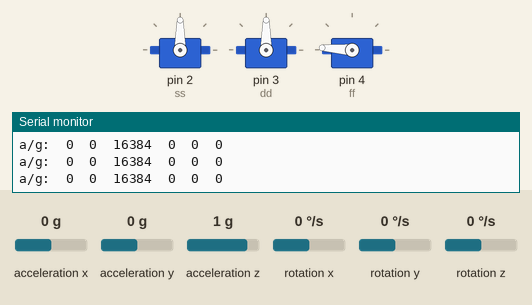
Simulated run of this sketch. Board: Arduino Uno, built with avr-gcc and run on an emulated ATmega328P. Shown: 3 × servo, the last lines printed to the serial monitor. The test bench sets the inputs (shaded band); at power-on: acceleration x 0 g, acceleration y 0 g, acceleration z 1 g, rotation x 0 °/s, rotation y 0 °/s, rotation z 0 °/s.

Above: at 1.2 s.
1.3 s: acceleration x set to -1.4 g
At 2.0 s:
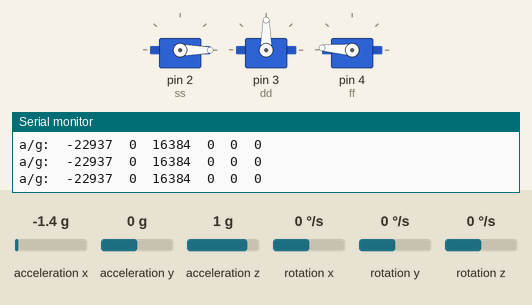
2.8 s: acceleration y set to -1.4 g
At 3.7 s:
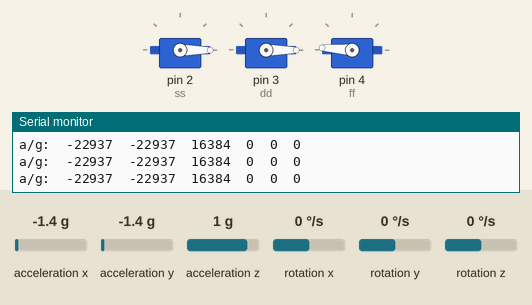
4.3 s: acceleration z set to -1.4 g
At 5.1 s:
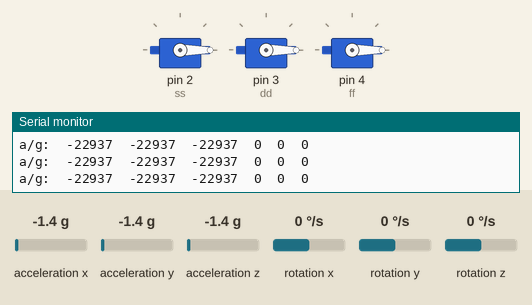
5.8 s: acceleration x set to 0 g
At 6.5 s:
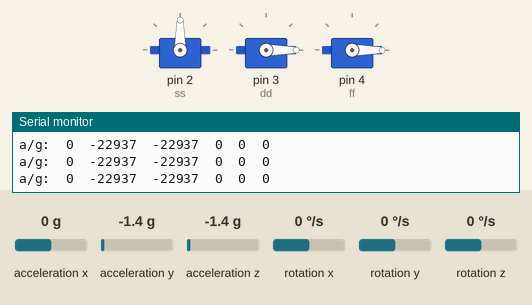
7.3 s: acceleration y set to -0.8 g
At 7.8 s:
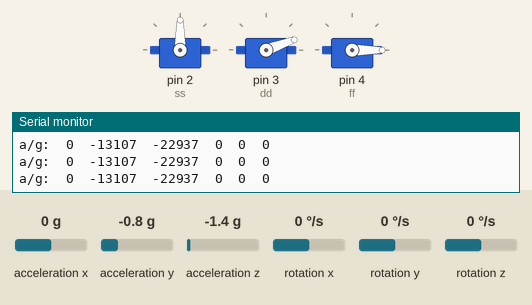
8.8 s: acceleration z set to -0.8 g
At 9.4 s:
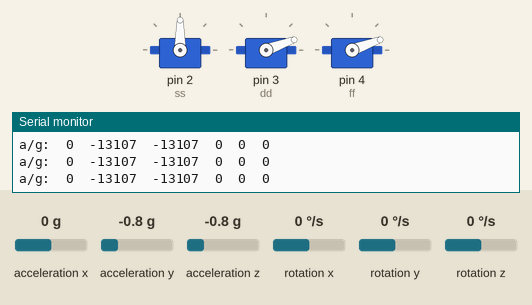
Timing chart, 0 to 11.3 s (numbered marks = the images above; inputs shaded):
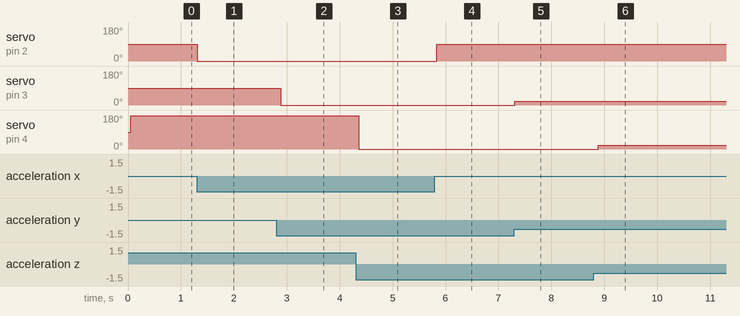

Measured:
- after the input at 1.3 s, servo on pin 2 (ss): 90° → 0° at once
- after the input at 2.8 s, servo on pin 3 (dd): 90° → 0° after 0.09 s
- after the input at 4.3 s, servo on pin 4 (ff): 176° → 0° after 0.06 s
- after the input at 5.8 s, servo on pin 2 (ss): 0° → 90° at once
- after the input at 7.3 s, servo on pin 3 (dd): 0° → 20° at once
- after the input at 8.8 s, servo on pin 4 (ff): 0° → 20° after 0.09 s

The sketch:

armRobot.ino
```cpp
#include <Servo.h>
#include "I2Cdev.h"
#include "MPU6050.h"
Servo ss, dd, ff;

#if I2CDEV_IMPLEMENTATION == I2CDEV_ARDUINO_WIRE
    #include "Wire.h"
#endif

MPU6050 accelgyro;

int16_t ax, ay, az;
int16_t gx, gy, gz;

#define OUTPUT_READABLE_ACCELGYRO


#define LED_PIN 13
bool blinkState = false;

void setup() {
    // join I2C bus (I2Cdev library doesn't do this automatically)
    #if I2CDEV_IMPLEMENTATION == I2CDEV_ARDUINO_WIRE
        Wire.begin();
    #elif I2CDEV_IMPLEMENTATION == I2CDEV_BUILTIN_FASTWIRE
        Fastwire::setup(400, true);
    #endif
    ss.attach(2);
    dd.attach(3);
    ff.attach(4);
    // initialize serial communication
    // (38400 chosen because it works as well at 8MHz as it does at 16MHz, but
    // it's really up to you depending on your project)
    Serial.begin(9600);

    // initialize device
    Serial.println("Initializing I2C devices...");
    accelgyro.initialize();

    // verify connection
    Serial.println("Testing device connections...");
    Serial.println(accelgyro.testConnection() ? "MPU6050 connection successful" : "MPU6050 connection failed");

}

void loop() {

    accelgyro.getMotion6(&ax, &ay, &az, &gx, &gy, &gz);


    #ifdef OUTPUT_READABLE_ACCELGYRO
        Serial.print("a/g:\t");
        Serial.print(ax); Serial.print("\t");
        Serial.print(ay); Serial.print("\t");
        Serial.print(az); Serial.print("\t");

        Serial.print(gx); Serial.print("\t");
        Serial.print(gy); Serial.print("\t");
        Serial.println(gz);
    #endif
    ax = map(ax, -17000, 17000, 0, 180);
    ay = map(ay, -17000, 17000, 0, 180);
    az= map(az, -17000, 17000, 0, 180);
    ss.write(ax);
    dd.write(ay);
    ff.write(az);
    delay(100);
}
```
